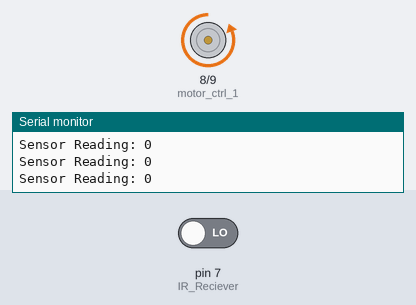
A sketch run on a simulated Arduino Uno, built with avr-gcc and run on an emulated ATmega328P. Shown: motor-driver pin pairs drawn as motors (green arrow = first pin HIGH = forward, orange = second pin HIGH = backward, longer = more drive), the last lines printed to the serial monitor. The inputs (shaded band) are chosen by the test bench; at power-on: pin 7 (IR_Reciever) LOW.

Above: at 1.2 s.
1.3 s: pin 7 (IR_Reciever) driven HIGH
At 2.3 s:
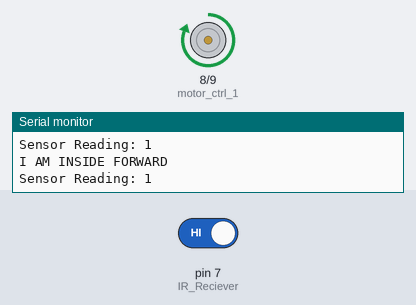
2.8 s: pin 7 (IR_Reciever) driven LOW
At 3.8 s:
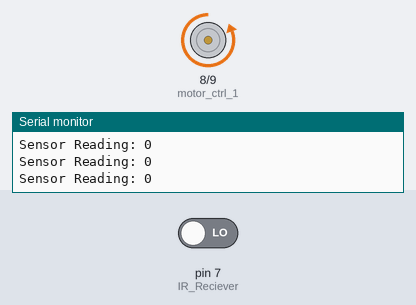
Timing chart, 0 to 5.8 s (numbered marks = the images above; inputs shaded):
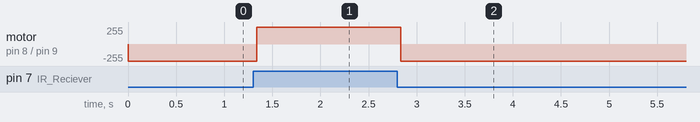

The sketch:

micromouse_prototype.ino
```cpp
int IR_Reciever = 7; // D7 on Arduino
int motor_ctrl_1 = 8; // D8
int motor_ctrl_2 = 9; // D9

void setup() {
  Serial.begin(9600);
  pinMode(IR_Reciever, INPUT);
  pinMode(motor_ctrl_1, OUTPUT);
  pinMode(motor_ctrl_2, OUTPUT);
}

void moveForward() {
  digitalWrite(motor_ctrl_1, HIGH);
  digitalWrite(motor_ctrl_2, LOW);
  Serial.println("I AM INSIDE FORWARD");
}

void moveBackward() {
  digitalWrite(motor_ctrl_1, LOW);
  digitalWrite(motor_ctrl_2, HIGH);
}

void loop() {
  int sensorRead = digitalRead(IR_Reciever); // 1 --> No obstacle, 0 --> OBSTACLE!!! MOVE!!!

  Serial.println("Sensor Reading: " + String(sensorRead));

  if(sensorRead == 1) {
    moveForward();
  } else {
    moveBackward();
  }
}
```

Measured:
- after the input at 1.3 s, motor on pin 8 (motor_ctrl_1) / pin 9 (motor_ctrl_2): backward 255/255 → forward 255/255 at once
- after the input at 2.8 s, motor on pin 8 (motor_ctrl_1) / pin 9 (motor_ctrl_2): forward 255/255 → backward 255/255 at once
